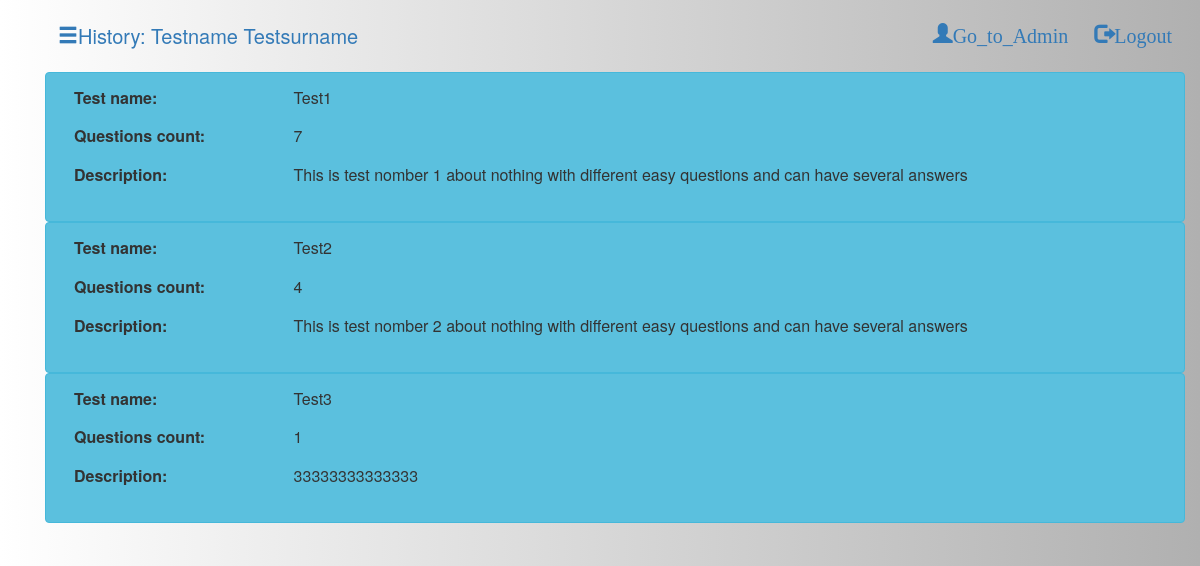
The app's page /testlist/ (signed in) with its own data.
### testapp/models.py (models this page shows, shortened)
class Applicant(models.Model):
    test_id = models.IntegerField(default=0)
    test_name = models.CharField(max_length=50)
    email = models.CharField(max_length=50)
    name = models.CharField(max_length=50)
    surname = models.CharField(max_length=50)
    passing_date = models.DateTimeField(default=timezone.now)
    mark_pass = models.IntegerField(default=0)
    test_status = models.CharField(max_length=50)
    startpassing_date = models.DateTimeField(default=timezone.now)
    qquery = models.TextField(default="")
    status_description = models.CharField(max_length=50)

class Test(models.Model):
    test_name = models.CharField(max_length=50, unique=True)
    q_count = models.PositiveIntegerField(default=1, validators=[MinValueValidator(1)])
    test_descr = models.CharField(max_length=200)
    submit_if_leave = models.BooleanField(default='False')
    timetest = models.PositiveIntegerField(default=2, validators=[MinValueValidator(1)])

### testapp/views.py (the view)
# urls.py: url(r'^testlist/$', views.test_list, name='test_list'),
def test_list(request):
    if 'loged' in request.session and 'Email' in request.session:
        if not request.session.get('loged'):
            return HttpResponseRedirect('/')
    if Applicant.objects.filter(email=request.session['Email'], test_status='started').count() != 0:
        tname = Applicant.objects.filter(email=request.session['Email'], test_status='started')[0].test_name
        testid = Test.objects.filter(test_name=tname)[0].id
        return question_list(request, testid)
    if request.method == 'POST':
        if 'logout' in request.POST:
            request.session['loged'] = False
            return HttpResponseRedirect('/')
        if 'gotoadmin' in request.POST:
            return HttpResponseRedirect('/admin/')
    else:
        tests = Test.objects.all()
        apphist = Applicant.objects.all().filter(email=request.session['Email'])
        message = ''
        if 'message' in request.session:
            message = request.session['message']
        request.session['message'] = ''
        return render(request, 'testapp/test_list.html', {'tests': tests,
                                                          'FirstName': request.session['FirstName'],
                                                          'LastName': request.session['LastName'],
                                                          'Email': request.session['Email'],
                                                          'apphist': apphist,
                                                          'message': message})

### testapp/templates/testapp/test_list.html (shortened to what this page needs)
{% extends 'testapp/base.html' %}
{% block content %}
    <form method="POST">
        <button type="button" class="btn btn-link" data-toggle="collapse" data-target="#demo" style="font-size: 20px;"><span
                class="glyphicon glyphicon-menu-hamburger"></span>History: {{ FirstName }} {{ LastName }}</button>
        <button name="logout" class="btn btn-link pull-right" type="submit"><span class="glyphicon glyphicon-log-out"
                                                                                  style="font-size: 20px;">Logout</span></button>
        <button name="gotoadmin" class="btn btn-link pull-right" type="submit"><span class="glyphicon glyphicon-user"
                                                                                     style="font-size: 20px;">Go_to_Admin</span></button>
    </form>
    {% for test_list in tests %}
           <a style="white-space: normal;" href="{% url 'question_list' pk=test_list.pk%}" class="btn btn-info btn-tests" role="button">
                <table class="table">
                    <tbody>
                        <tr style="border: hidden;">
                            <td style="font-weight: bold; width: 20%">Test name:</td>
                            <td>{{ test_list.test_name }}</td>
                        </tr>
                        <tr  style="border: hidden;">
                            <td style="font-weight: bold;">Questions count:</td>
                            <td>{{ test_list.q_count }}</td>
                        </tr>
                        <tr  style="border: hidden;">
                            <td style="font-weight: bold;">Description:</td>
                            <td>{{ test_list.test_descr }}</td>
                        </tr>
                    </tbody>
                </table>
           </a>
    {% endfor %}
{% endblock content %}

### testapp/templates/testapp/base.html (shortened to what this page needs)
{% load staticfiles %}
<html>
    <head>
        <link rel="stylesheet"  type="text/css" href="{% static 'css/style3.css' %}">
        <link rel="stylesheet"  type="text/css" href="{% static 'css/font-awesome.min.css' %}">
        <link rel="stylesheet" href="{% static 'css/bootstrap.min.css' %}">
    </head>
    <body style="padding-left: 30px; padding-right: 30px">
    <div class="container" style="padding: 15px">
            {% block content %}
            {% endblock %}
    </div>
</body>
</html>

### testapp/static/css/style3.css (style rules this page uses)
.btn-tests { width:100%; text-align: left !important; color: #3c3c3c !important; font-size: 18px !important; padding-left: 20px !important; padding-right: 20px !important; }
body { background-image: linear-gradient(90deg, #FFFFFF, #b0b0b0); background-repeat: no-repeat; background-attachment: fixed; }

### records on screen
Applicant: name "Testname", surname "Testsurname"
Test: test_name "Test1", q_count "7", test_descr "This is test nomber 1 about nothing with different easy questions and can have several answers"
Test: test_name "Test2", q_count "4", test_descr "This is test nomber 2 about nothing with different easy questions and can have several answers"
Test: test_name "Test3", q_count "1", test_descr "33333333333333"
